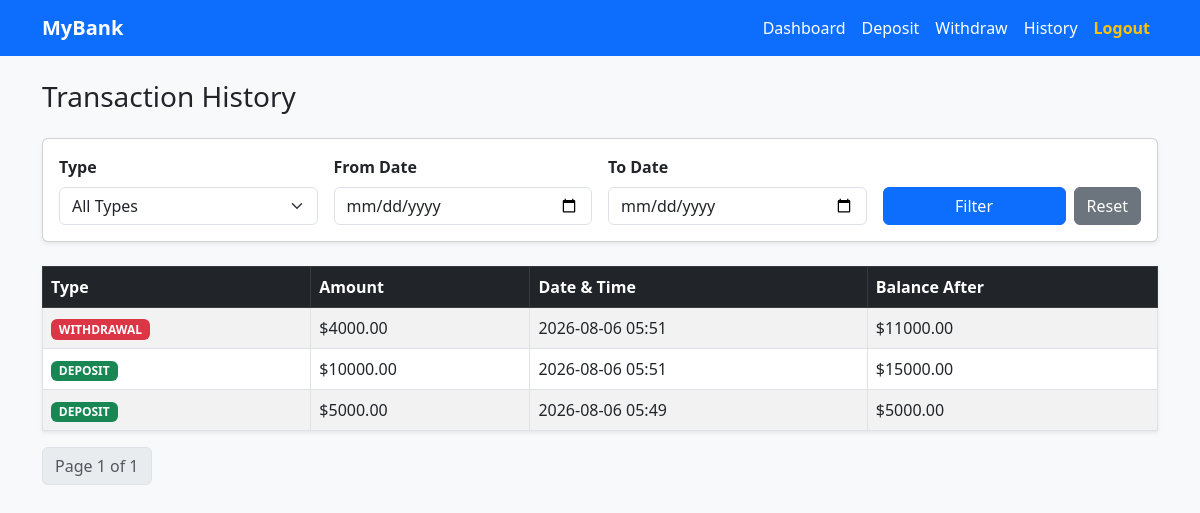
/transactions/?page=2&type=&start_date=&end_date= (signed in), run on an earlier commit of the app's database.
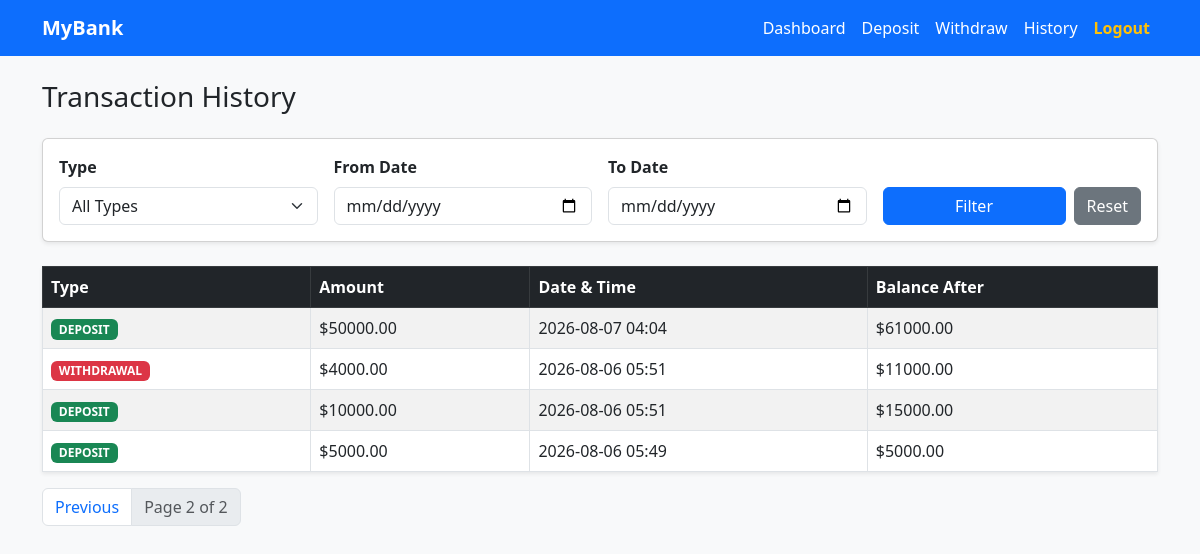
And on a later commit of the database.
### accounts/models.py (models this page shows, shortened)
class Transaction(models.Model):
    TRANSACTION_TYPES = (
        ('DEPOSIT', 'Deposit'),
        ('WITHDRAWAL', 'Withdrawal'),
    )
    account = models.ForeignKey(BankAccount, on_delete=models.CASCADE, related_name='transactions')
    transaction_type = models.CharField(max_length=10, choices=TRANSACTION_TYPES)
    amount = models.DecimalField(max_digits=12, decimal_places=2)
    timestamp = models.DateTimeField(auto_now_add=True)
    balance_after_transaction = models.DecimalField(max_digits=12, decimal_places=2)
    class Meta:
        ordering = ['-timestamp'] # Newest first

### accounts/views.py (the view)
# urls.py: path('transactions/', views.transaction_history_view, name='transactions'),
@login_required
def transaction_history_view(request):
    account = request.user.account
    transactions = account.transactions.all()
    tx_type = request.GET.get('type', '').strip()
    start_date = request.GET.get('start_date', '').strip()
    end_date = request.GET.get('end_date', '').strip()
    if tx_type:
        transactions = transactions.filter(transaction_type=tx_type)
    if start_date and end_date:
        transactions = transactions.filter(timestamp__date__range=[start_date, end_date])
    elif start_date:
        transactions = transactions.filter(timestamp__date=start_date)
    elif end_date:
        transactions = transactions.filter(timestamp__date=end_date)
    paginator = Paginator(transactions, 5)
    page_obj = paginator.get_page(request.GET.get('page'))
    return render(request, 'accounts/transactions.html', {
        'page_obj': page_obj,
        'selected_type': tx_type,
        'start_date': start_date,
        'end_date': end_date,
    })

### accounts/templates/accounts/transactions.html (shortened to what this page needs)
{% extends 'accounts/base.html' %}
{% block content %}
<h3 class="mb-4">Transaction History</h3>
<div class="card p-3 mb-4 shadow-sm bg-white">
    <form method="GET" class="row g-3 align-items-end">
        <div class="col-md-3">
            <label class="form-label fw-bold">Type</label>
            <select name="type" class="form-select">
                <option value="">All Types</option>
            </select>
        </div>
        <div class="col-md-3">
            <label class="form-label fw-bold">From Date</label>
            <input type="date" name="start_date" value="{{ start_date }}" class="form-control">
        </div>
        <div class="col-md-3">
            <label class="form-label fw-bold">To Date</label>
            <input type="date" name="end_date" value="{{ end_date }}" class="form-control">
        </div>
        <div class="col-md-3 d-flex gap-2">
            <button type="submit" class="btn btn-primary w-100">Filter</button>
            <a href="{% url 'transactions' %}" class="btn btn-secondary">Reset</a>
        </div>
    </form>
</div>
<table class="table table-striped table-bordered bg-white shadow-sm">
    <thead class="table-dark">
        <tr>
            <th>Type</th>
            <th>Amount</th>
            <th>Date & Time</th>
            <th>Balance After</th>
        </tr>
    </thead>
    <tbody>
        {% for tx in page_obj %}
        <tr>
            <td>
                {% if tx.transaction_type == 'DEPOSIT' %}
                    <span class="badge bg-success">DEPOSIT</span>
                {% else %}
                    <span class="badge bg-danger">WITHDRAWAL</span>
                {% endif %}
            </td>
            <td>${{ tx.amount }}</td>
            <td>{{ tx.timestamp|date:"Y-m-d H:i" }}</td>
            <td>${{ tx.balance_after_transaction }}</td>
        </tr>
        {% empty %}
        <tr>
            <td colspan="4" class="text-center text-muted">No transactions found.</td>
        </tr>
        {% endfor %}
    </tbody>
</table>
<nav>
    <ul class="pagination">
        {% if page_obj.has_previous %}
            <li class="page-item"><a class="page-link" href="?page={{ page_obj.previous_page_number }}&type={{ selected_type }}&start_date={{ start_date }}&end_date={{ end_date }}">Previous</a></li>
        {% endif %}
        <li class="page-item disabled"><a class="page-link">Page {{ page_obj.number }} of {{ page_obj.paginator.num_pages }}</a></li>
    </ul>
</nav>
{% endblock %}

What changed in the data, as far as the page shows it:
added Transaction: transaction_type "DEPOSIT", amount "50000.00", timestamp "2026-08-07 04:04", balance_after_transaction "61000.00"
Also different on the page:
{{ page_obj.number }}: "1" → "2"
{{ page_obj.paginator.num_pages }}: "1" → "2"
text now shown: "Previous"
